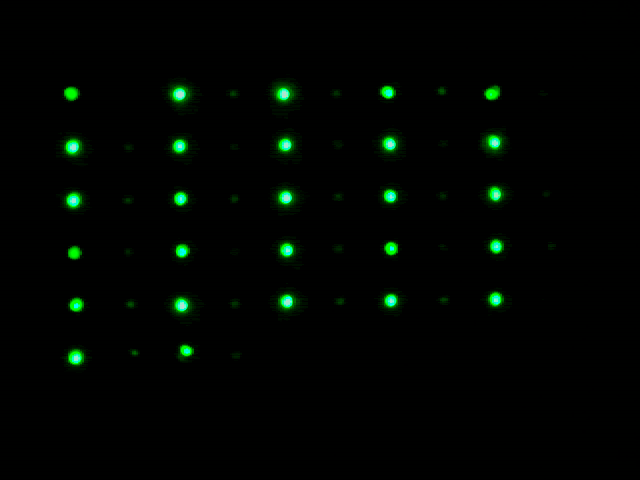
#> input picture Company/test data/2367258900089_LED Green Upper_20230628190646.jpg, 640 x 480 px, found by its file name
$ python Test2.py
#> lines starting #> are read from the running program, lines starting #| are printed output that depends on the picture; after the words box and inside, x2 and y2 are one past the last pixel; in counts of white or black regions, pixels touching at a corner belong together
import imutils
from imutils import contours
from skimage import measure
import numpy as np
import cv2
image = cv2.imread(r'D:\Qian\Codeing\Tool\LED\test photo\2367258900089_LED Green Upper_20230628190646.jpg')
#> image is the input picture: shape (480, 640, 3); mean B, G, R 1, 5, 0.2
gray = cv2.cvtColor(image, cv2.COLOR_BGR2GRAY)
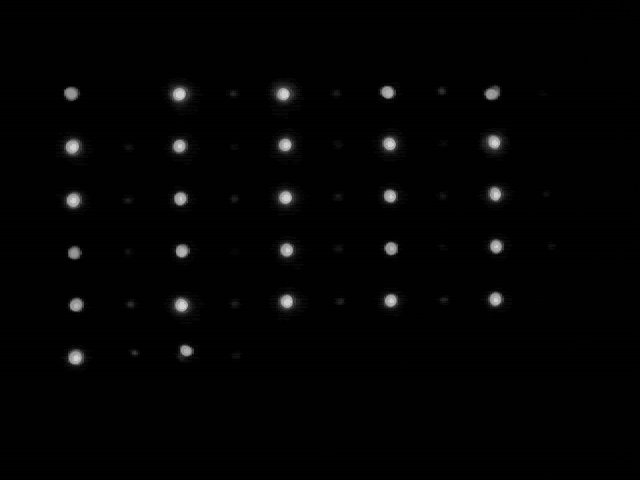
#> gray: shape (480, 640); min 0, max 210, mean 3.4
blurred = cv2.GaussianBlur(gray, (11, 11), 0)
cv2.imshow('blurred',blurred)
cv2.waitKey(0)
thresh = cv2.threshold(blurred, 51, 255, cv2.THRESH_BINARY)[1]
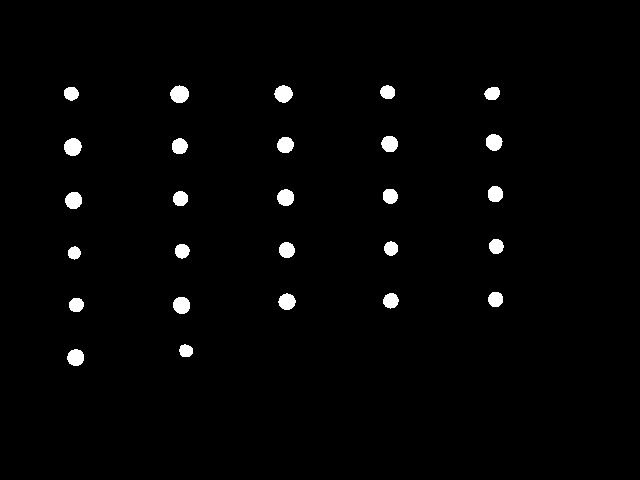
#> thresh: shape (480, 640); 1.8% white; 27 white regions, largest, box (x1, y1, x2, y2) and area: (170, 85, 189, 103) 261, (64, 138, 82, 156) 251, (274, 85, 293, 103) 248
cv2.imshow('thresh',thresh)
cv2.waitKey(0)
thresh = cv2.erode(thresh, None, iterations=2)
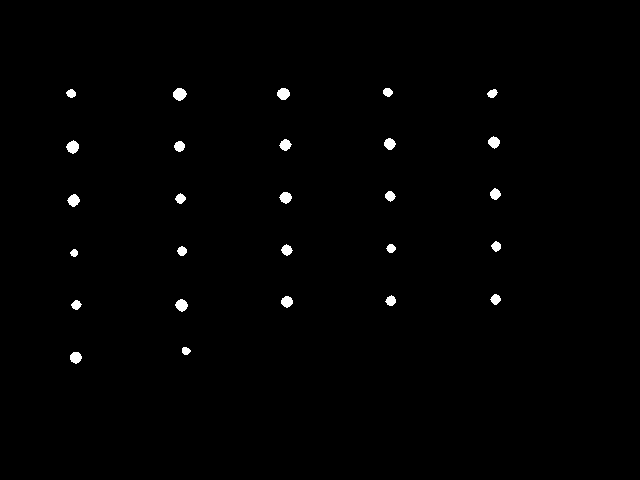
#> thresh: shape (480, 640); 0.79% white; 27 white regions, largest, box (x1, y1, x2, y2) and area: (173, 88, 187, 101) 132, (66, 140, 79, 154) 124, (277, 88, 290, 100) 119
thresh = cv2.dilate(thresh, None, iterations=4)
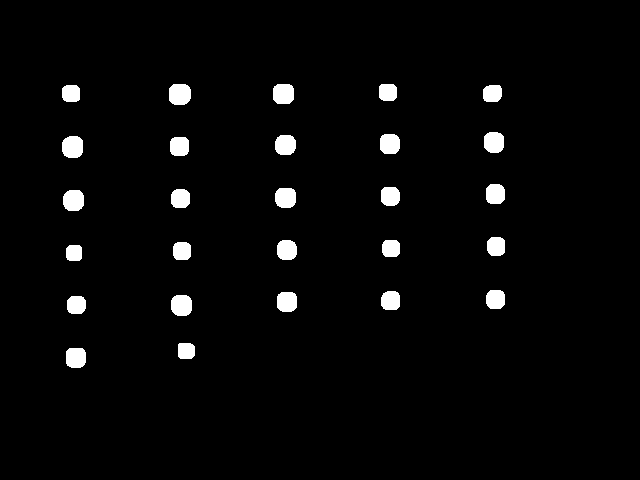
#> thresh: shape (480, 640); 2.9% white; 27 white regions, largest, box (x1, y1, x2, y2) and area: (169, 84, 191, 105) 412, (62, 136, 83, 158) 404, (171, 295, 192, 316) 388
labels = measure.label(thresh, background=0)
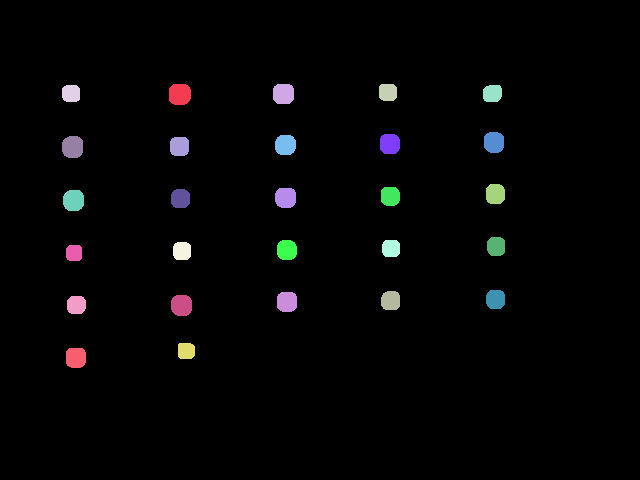
#> labels: shape (480, 640) int64; 28 distinct labels, from 0 to 27; one colour per label, 0 black
mask = np.zeros(thresh.shape, dtype="uint8")
for label in np.unique(labels):
  if label == 0:
    continue
  labelMask = np.zeros(thresh.shape, dtype="uint8")
  labelMask[labels == label] = 255
  numPixels = cv2.countNonZero(labelMask)
  if numPixels > 50:
    mask = cv2.add(mask, labelMask)
#> this loop made 28 passes
#> numPixels on passes 2 to 13: 412, 383, 284, 281, 291, 369, 359, 365, 404, 331, 340, 321
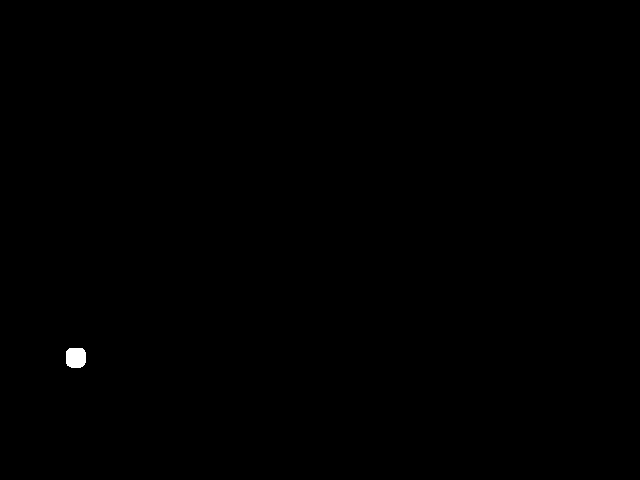
#> labelMask: shape (480, 640); 0.12% white; 1 white region
cv2.imshow('mask',mask)
cv2.waitKey(0)
cnts = cv2.findContours(mask.copy(), cv2.RETR_EXTERNAL,
  cv2.CHAIN_APPROX_SIMPLE)
#> cnts = 27 contours; largest, box (x1, y1, x2, y2) and area: (169, 84, 191, 105) 378, (62, 136, 83, 158) 370, (171, 295, 192, 316) 356, (63, 190, 84, 211) 352, (273, 84, 294, 104) 350
cnts = imutils.grab_contours(cnts)
cnts = contours.sort_contours(cnts)[0]
for (i, c) in enumerate(cnts):
  (x, y, w, h) = cv2.boundingRect(c)
  ((cX, cY), radius) = cv2.minEnclosingCircle(c)
  cv2.circle(image, (int(cX), int(cY)), int(radius),
    (0, 0, 255), 3)
  cv2.putText(image, "{}".format(i + 1), (x, y - 2),
    cv2.FONT_HERSHEY_SIMPLEX, 0.45, (0, 0, 255), 2)
#> this loop made 27 passes
#> (x, y, w, h, cX, cY, radius) on passes 1 to 12: (62, 136, 21, 22, 72.32, 146.7, 11.76), (62, 85, 18, 17, 70.5, 93.5, 10.12), (63, 190, 21, 21, 73, 199.8, 11.47), (66, 348, 20, 20, 75.07, 357, 11.36), (66, 245, 16, 16, 73.58, 252.5, 9.25), (67, 296, 19, 18, 75.74, 304.3, 10.27), (169, 84, 22, 21, 179, 93.5, 11.93), (170, 137, 19, 19, 179.1, 145.9, 10.72), (171, 295, 21, 21, 181, 305, 11.4), (171, 189, 19, 19, 180.1, 198.4, 10.4), (173, 242, 18, 18, 181.6, 250.6, 10.09), (178, 343, 17, 16, 185.6, 350.1, 9.73)
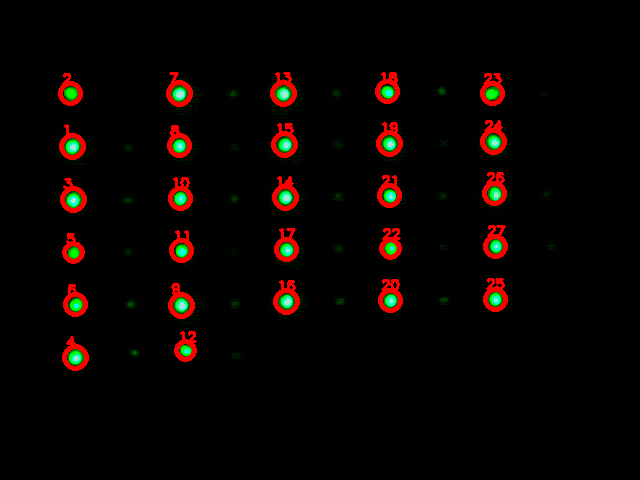
#> image: shape (480, 640, 3); 3.55% of pixels changed, all inside (x1, y1, x2, y2) = (58, 72, 508, 371)
cv2.imshow("Image", image)
cv2.waitKey(0)

$ run again, with Company/test data/2367258900089_LED Amber Bottom_20230628190659.jpg copied over Company/test data/2367258900089_LED Green Upper_20230628190646.jpg
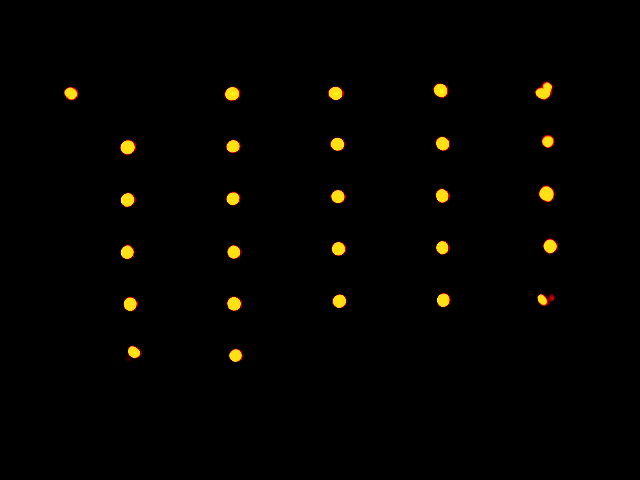
#> input picture Company/test data/2367258900089_LED Amber Bottom_20230628190659.jpg, 640 x 480 px, found by its file name
#> image is the input picture: shape (480, 640, 3); mean B, G, R 0.3, 2.6, 3.5
#> `labels = measure.label(thresh, background=0)`:
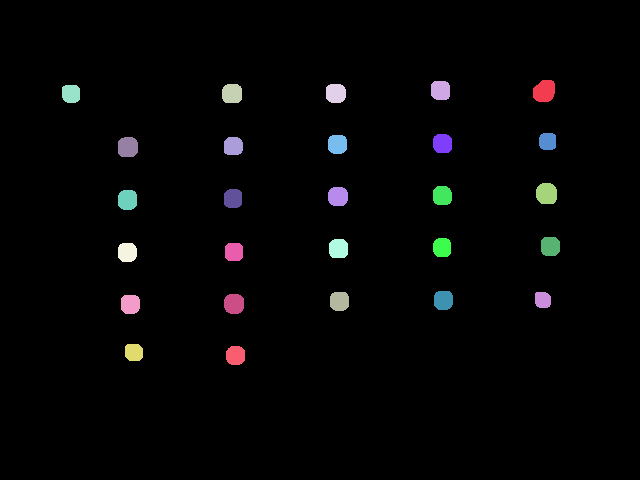
#> labels: shape (480, 640) int64; 28 distinct labels, from 0 to 27; one colour per label, 0 black
#> the loop `for label in np.unique(labels):` made 28 passes
#> numPixels on passes 2 to 9: 407, 331, 346, 338, 295, 265, 324, 323
#> cnts = 27 contours; largest, box (x1, y1, x2, y2) and area: (533, 80, 555, 102) 374, (536, 183, 557, 204) 352, (118, 137, 138, 157) 328, (224, 294, 244, 314) 318, (222, 84, 242, 103) 314
#> the loop `for (i, c) in enumerate(cnts):` made 27 passes
#> (x, y, w, h, cX, cY, radius) on passes 1 to 8: (62, 85, 18, 18, 70.5, 93, 10.4), (118, 243, 19, 19, 126.7, 251.8, 10.32), (118, 190, 19, 20, 127, 199.1, 10.74), (118, 137, 20, 20, 127.2, 146.8, 11.11), (121, 295, 19, 19, 129.9, 303.7, 10.52), (125, 344, 18, 17, 133.5, 351.5, 10.12), (222, 84, 20, 19, 231.7, 93.27, 11.02), (224, 294, 20, 20, 233.7, 303.4, 10.79)
#> after the loop `for (i, c) in enumerate(cnts):`:
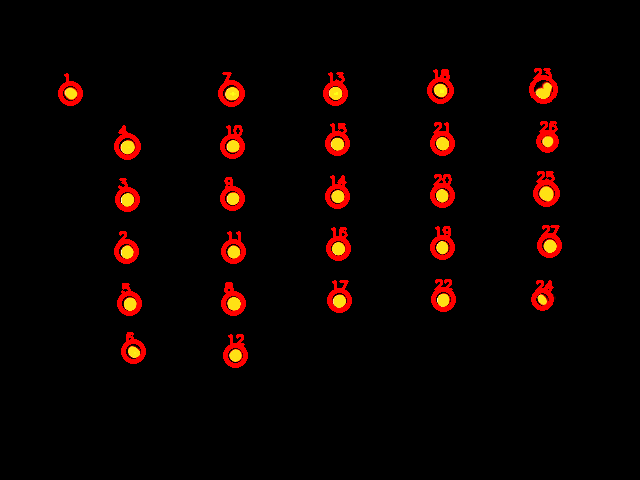
#> image: shape (480, 640, 3); 3.52% of pixels changed, all inside (x1, y1, x2, y2) = (58, 68, 562, 368)
